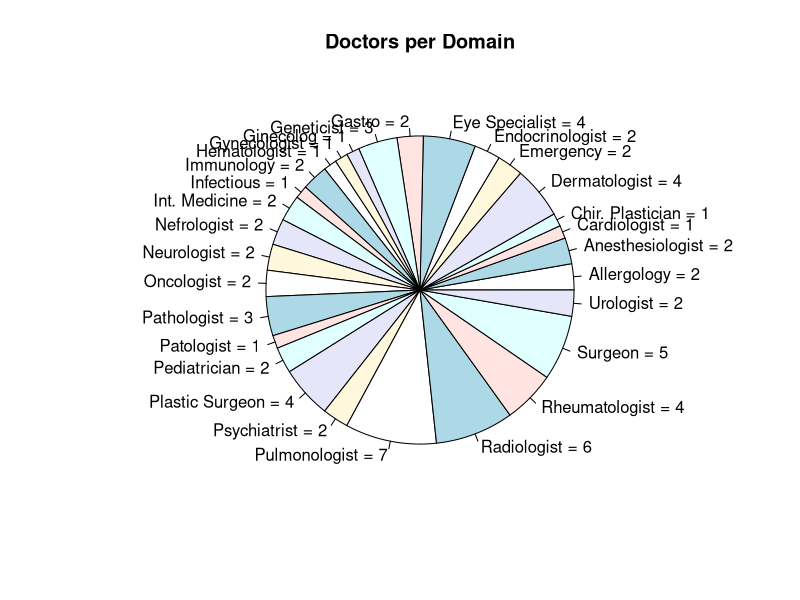

The R source for this figure:
myData <- read.csv("database.csv",TRUE,",")

names(myData) <- c("No.","Last_Name","First_Name","Sex_M_F","Age","Domain","Years.Of.Practice","
                   Number_of_pacients","Succ_cases")

#head(myData)

x <- table(myData$Domain)

par(pch=22,
    col="black")
lbls <- paste(names(x),
              " = ",
              x,
              sep="")
pie(x,
    labels = lbls,
    main="Doctors per Domain")
